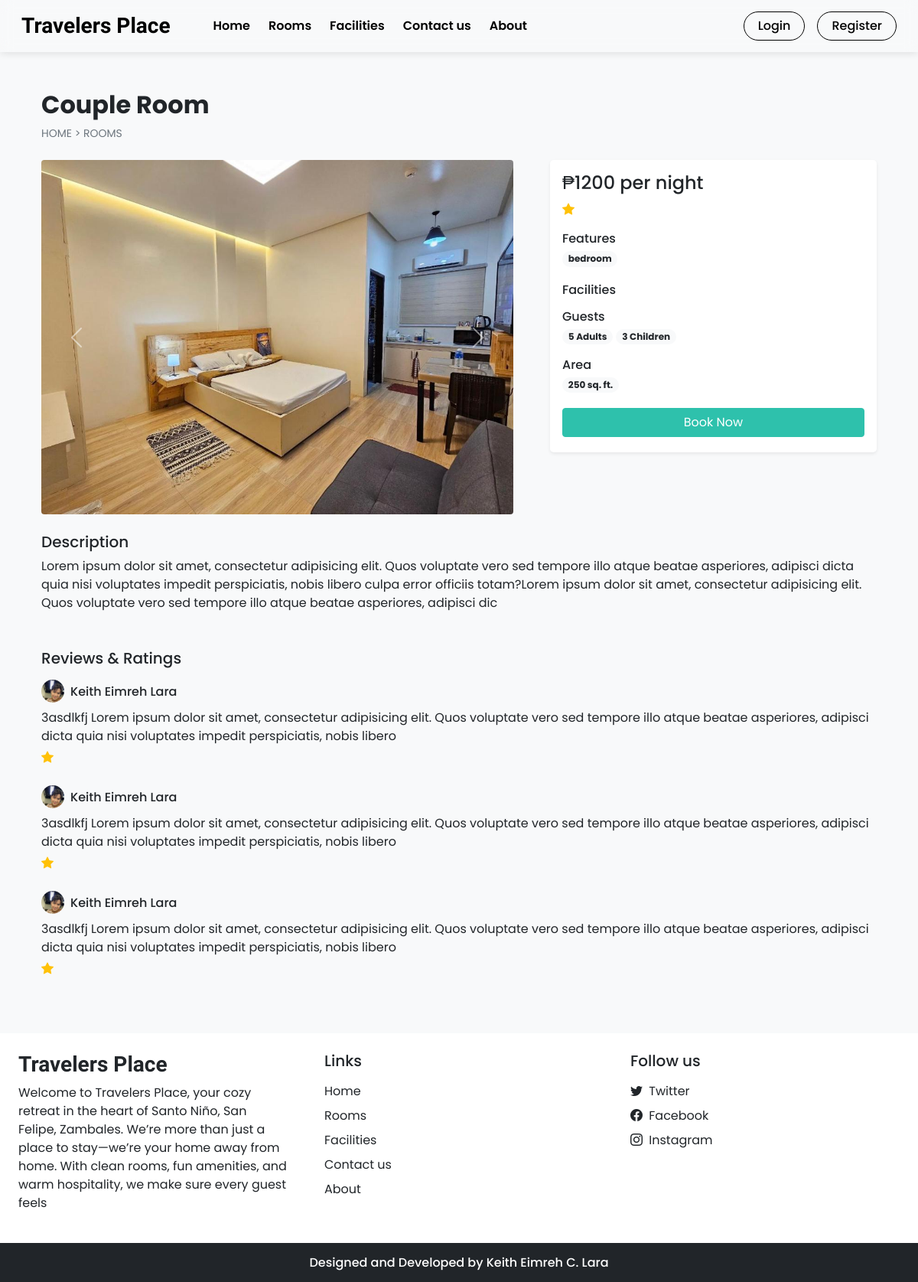
Page /room_details.php?id=3 on the earlier database version.
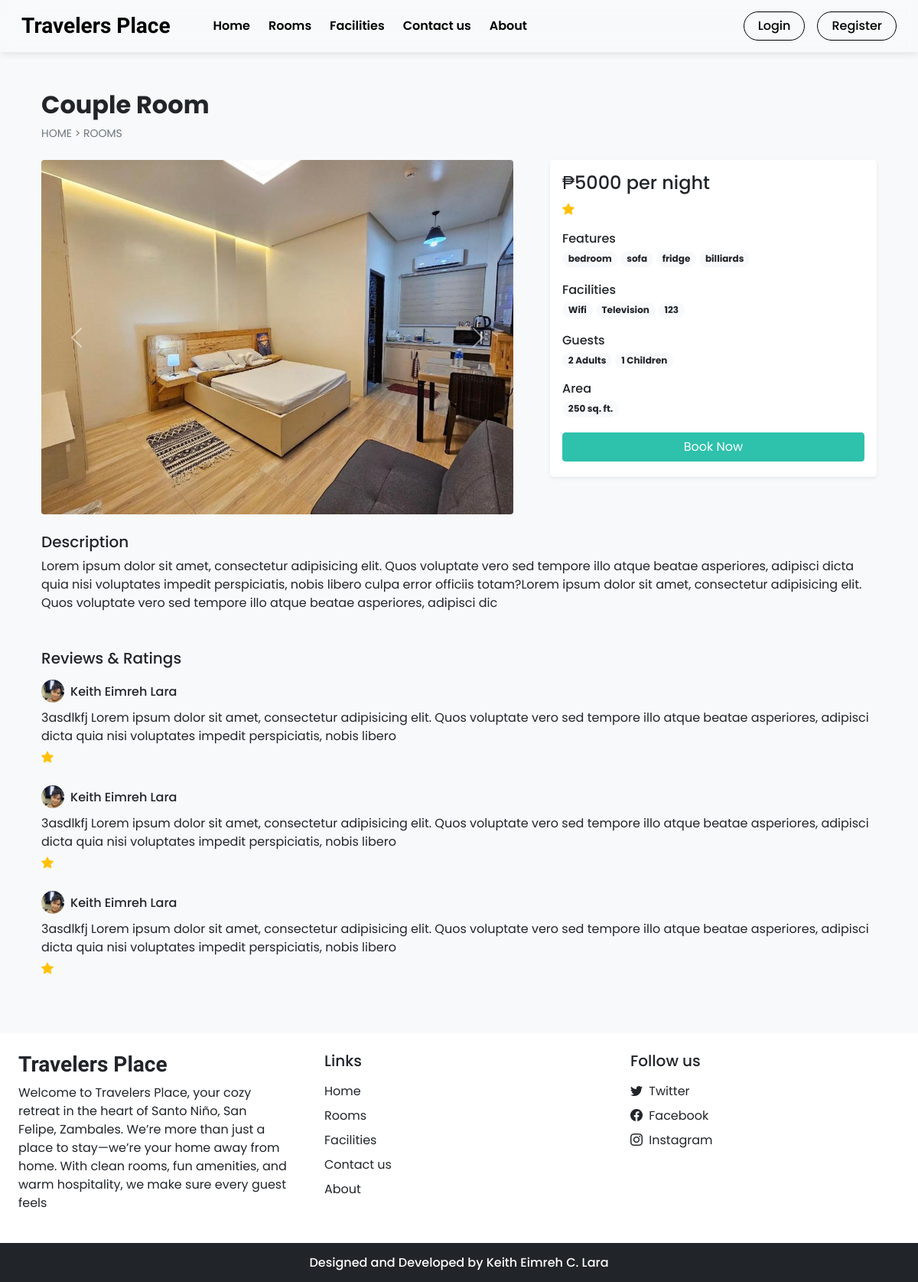
Same page on the later database version.
### tables this page shows
CREATE TABLE `room_images` (
  `sr_no` int(11) NOT NULL AUTO_INCREMENT,
  `room_id` int(11) NOT NULL,
  `image` varchar(150) NOT NULL,
  `thumb` tinyint(4) NOT NULL DEFAULT 0,
  PRIMARY KEY (`sr_no`),
  KEY `room_id` (`room_id`),
  CONSTRAINT `room_images_ibfk_1` FOREIGN KEY (`room_id`) REFERENCES `rooms` (`id`)
);

CREATE TABLE `rooms` (
  `id` int(11) NOT NULL AUTO_INCREMENT,
  `name` varchar(150) NOT NULL,
  `area` int(11) NOT NULL,
  `price` int(11) NOT NULL,
  `quantity` int(11) NOT NULL,
  `adult` int(11) NOT NULL,
  `children` int(11) NOT NULL,
  `description` varchar(350) NOT NULL,
  `status` tinyint(4) NOT NULL DEFAULT 1,
  `removed` int(11) NOT NULL DEFAULT 0,
  PRIMARY KEY (`id`)
);

CREATE TABLE `features` (
  `id` int(11) NOT NULL AUTO_INCREMENT,
  `name` varchar(50) NOT NULL,
  PRIMARY KEY (`id`)
);

CREATE TABLE `rating_review` (
  `sr_no` int(11) NOT NULL AUTO_INCREMENT,
  `booking_id` int(11) NOT NULL,
  `room_id` int(11) NOT NULL,
  `user_id` int(11) NOT NULL,
  `rating` int(11) NOT NULL,
  `review` varchar(200) NOT NULL,
  `seen` int(11) NOT NULL DEFAULT 0,
  `datentime` datetime NOT NULL DEFAULT current_timestamp(),
  PRIMARY KEY (`sr_no`),
  KEY `booking_id` (`booking_id`),
  KEY `room_id` (`room_id`),
  KEY `user_id` (`user_id`),
  CONSTRAINT `rating_review_ibfk_1` FOREIGN KEY (`booking_id`) REFERENCES `booking_order` (`booking_id`),
  CONSTRAINT `rating_review_ibfk_2` FOREIGN KEY (`room_id`) REFERENCES `rooms` (`id`),
  CONSTRAINT `rating_review_ibfk_3` FOREIGN KEY (`user_id`) REFERENCES `user_cred` (`id`)
);

CREATE TABLE `user_cred` (
  `id` int(11) NOT NULL AUTO_INCREMENT,
  `name` varchar(100) NOT NULL,
  `email` varchar(150) NOT NULL,
  `address` varchar(120) NOT NULL,
  `phonenum` varchar(100) NOT NULL,
  `pincode` int(11) NOT NULL,
  `dob` date NOT NULL,
  `profile` varchar(100) NOT NULL,
  `password` varchar(200) NOT NULL,
  `is_verified` int(11) NOT NULL DEFAULT 0,
  `token` varchar(200) DEFAULT NULL,
  `t_expire` date DEFAULT NULL,
  `status` int(11) NOT NULL DEFAULT 1,
  `datentime` datetime NOT NULL DEFAULT current_timestamp(),
  PRIMARY KEY (`id`)
);

CREATE TABLE `facilities` (
  `id` int(11) NOT NULL AUTO_INCREMENT,
  `icon` varchar(100) NOT NULL,
  `name` varchar(50) NOT NULL,
  `description` varchar(250) NOT NULL,
  PRIMARY KEY (`id`)
);

### admin/inc/db_config.php (called while the page is built, shortened)
<?php
  function select($sql,$values,$datatypes)
  {
    $con = $GLOBALS['con'];
    if($stmt = mysqli_prepare($con,$sql))
    {
      if(!empty($values)){
        mysqli_stmt_bind_param($stmt,$datatypes,...$values);
      }
      if(mysqli_stmt_execute($stmt)){
        $res = mysqli_stmt_get_result($stmt);
        return $res;
      }
      else{
        mysqli_stmt_close($stmt);
        die("Query cannot be executed - Select");
      }
    }
    else{
      die("Query cannot be prepared - Select");
    }
  }
?>

### room_details.php (the view, shortened to what the changed rows need)
<!DOCTYPE html>
<html lang="en">
<head>
  <?php require('inc/links.php'); ?>
</head>
<body class="bg-light">
  <?php
    $data = filteration($_GET);
    $room_res = select("SELECT * FROM `rooms` WHERE `id`=? AND `status`=? AND `removed`=?",[$data['id'],1,0],'iii');
    $room_data = mysqli_fetch_assoc($room_res);
  ?>
  <div class="container">
    <div class="row">
      <div class="col-12 my-5 mb-4 px-4">
        <h2 class="fw-bold"><?php echo $room_data['name'] ?></h2>
        <div style="font-size: 14px;">
          <a href="index.php" class="text-secondary text-decoration-none">HOME</a>
          <span class="text-secondary"> > </span>
          <a href="rooms.php" class="text-secondary text-decoration-none">ROOMS</a>
        </div>
      </div>
      <div class="col-lg-7 col-md-12 px-4">
        <div id="roomCarousel" class="carousel slide" data-bs-ride="carousel">
          <div class="carousel-inner">
            <?php
              $room_img = ROOMS_IMG_PATH."thumbnail.jpg";
              $img_q = mysqli_query($con,"SELECT * FROM `room_images`
                WHERE `room_id`='$room_data[id]'");
              if(mysqli_num_rows($img_q)>0)
              {
                $active_class = 'active';
                while($img_res = mysqli_fetch_assoc($img_q))
                {
                  echo"
                    <div class='carousel-item $active_class'>
                      <img src='".ROOMS_IMG_PATH.$img_res['image']."' class='d-block w-100 rounded'>
                    </div>
                  ";
                  $active_class='';
                }
              }
              else{
                echo"<div class='carousel-item active'>
                  <img src='$room_img' class='d-block w-100'>
                </div>";
              }
            ?>
          </div>
        </div>
      </div>
      <div class="col-lg-5 col-md-12 px-4">
        <div class="card mb-4 border-0 shadow-sm rounded-3">
          <div class="card-body">
            <?php
              echo<<<price
                <h4>₱$room_data[price] per night</h4>
              price;
              $rating_q = "SELECT AVG(rating) AS `avg_rating` FROM `rating_review`
                WHERE `room_id`='$room_data[id]' ORDER BY `sr_no` DESC LIMIT 20";
              $rating_res = mysqli_query($con,$rating_q);
              $rating_fetch = mysqli_fetch_assoc($rating_res);
              $rating_data = "";
              if($rating_fetch['avg_rating']!=NULL)
              {
                for($i=0; $i < $rating_fetch['avg_rating']; $i++){
                  $rating_data .="<i class='bi bi-star-fill text-warning'></i> ";
                }
              }
              echo<<<rating
                <div class="mb-3">
                  $rating_data
                </div>
              rating;
              $fea_q = mysqli_query($con,"SELECT f.name FROM `features` f
                INNER JOIN `room_features` rfea ON f.id = rfea.features_id
                WHERE rfea.room_id = '$room_data[id]'");
              $features_data = "";
              while($fea_row = mysqli_fetch_assoc($fea_q)){
                $features_data .="<span class='badge rounded-pill bg-light text-dark text-wrap me-1 mb-1'>
                  $fea_row[name]
                </span>";
              }
              echo<<<features
                <div class="mb-3">
                  <h6 class="mb-1">Features</h6>
                  $features_data
                </div>
              features;
              $fac_q = mysqli_query($con,"SELECT f.name FROM `facilities` f
                INNER JOIN `room_facilities` rfac ON f.id = rfac.facilities_id
                WHERE rfac.room_id = '$room_data[id]'");
              $facilities_data = "";
              while($fac_row = mysqli_fetch_assoc($fac_q)){
                $facilities_data .="<span class='badge rounded-pill bg-light text-dark text-wrap me-1 mb-1'>
                  $fac_row[name]
                </span>";
              }
              echo<<<facilities
                <div class="mb-3">
                  <h6 class="mb-1">Facilities</h6>
                  $facilities_data
                </div>
              facilities;
              echo<<<guests
                <div class="mb-3">
                  <h6 class="mb-1">Guests</h6>
                  <span class="badge rounded-pill bg-light text-dark text-wrap">
                    $room_data[adult] Adults
                  </span>
                  <span class="badge rounded-pill bg-light text-dark text-wrap">
                    $room_data[children] Children
                  </span>
                </div>
              guests;
              echo<<<area
                <div class="mb-3">
                  <h6 class="mb-1">Area</h6>
                  <span class='badge rounded-pill bg-light text-dark text-wrap me-1 mb-1'>
                    $room_data[area] sq. ft.
                  </span>
                </div>
              area;
              if(!$settings_r['shutdown']){
                $login=0;
                echo<<<book
                  <button onclick='checkLoginToBook($login,$room_data[id])' class="btn w-100 text-white custom-bg shadow-none mb-1">Book Now</button>
                book;
              }
            ?>
          </div>
        </div>
      </div>
      <div class="col-12 mt-4 px-4">
        <div class="mb-5">
          <h5>Description</h5>
          <p>
            <?php echo $room_data['description'] ?>
          </p>
        </div>
        <div>
          <?php
            $review_q = "SELECT rr.*,uc.name AS uname, uc.profile, r.name AS rname FROM `rating_review` rr
              INNER JOIN `user_cred` uc ON rr.user_id = uc.id
              INNER JOIN `rooms` r ON rr.room_id = r.id
              WHERE rr.room_id = '$room_data[id]'
              ORDER BY `sr_no` DESC LIMIT 15";
            $review_res = mysqli_query($con,$review_q);
            $img_path = USERS_IMG_PATH;
            if(mysqli_num_rows($review_res)==0){
              echo 'No reviews yet!';
            }
            else
            {
              while($row = mysqli_fetch_assoc($review_res))
              {
                $stars = "<i class='bi bi-star-fill text-warning'></i> ";
                echo<<<reviews
                  <div class="mb-4">
                    <div class="d-flex align-items-center mb-2">
                      <img src="$img_path$row[profile]" class="rounded-circle" loading="lazy" width="30px">
                      <h6 class="m-0 ms-2">$row[uname]</h6>
                    </div>
                    <p class="mb-1">
                      $row[review]
                    </p>
                    <div>
                      $stars
                    </div>
                  </div>
                reviews;
              }
            }
          ?>
        </div>
      </div>
    </div>
  </div>
</body>
</html>

Differences in the rows shown:
changed rooms "Couple Room": price "1200" → "5000"; adult "5" → "2"; children "3" → "1"
now on this page (row unchanged): features: name "sofa"
now on this page (row unchanged): features: name "fridge"
added features: name "billiards"
now on this page (row unchanged): facilities: name "Wifi"
now on this page (row unchanged): facilities: name "Television"
added facilities: name "123"
